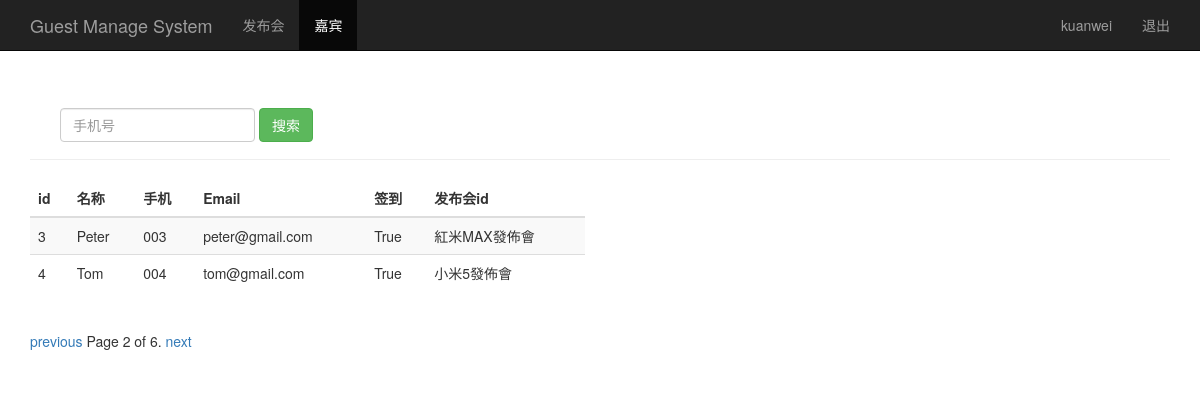
The page /guest_manage/?page=2 (signed in) on the database its author committed.
### sign/models.py (models this page shows, shortened)
class Guest(models.Model):
    event = models.ForeignKey(Event, on_delete=models.CASCADE)            # 关联发布会id
    realname = models.CharField(max_length=64)  # 姓名
    phone = models.CharField(max_length=16)     # 手机号
    email = models.EmailField()                 # 邮箱
    sign = models.BooleanField()                # 签到状态
    create_time = models.DateTimeField(auto_now=True)  # 创建时间（自动获取当前时间）
    class Meta:
        unique_together = ('phone', 'event')

class Event(models.Model):
    name = models.CharField(max_length=100)            # 发布会标题
    limit = models.IntegerField()                      # 限制人数
    status = models.BooleanField()                     # 状态
    address = models.CharField(max_length=200)         # 地址
    start_time = models.DateTimeField('events time')   # 发布会时间
    create_time = models.DateTimeField(auto_now=True)  # 创建时间（自动获取当前时间）
    def __str__(self):
        return self.name

### sign/views.py (the view)
# urls.py: url(r'^guest_manage/$', views.guest_manage),
@login_required
def guest_manage(request):
	username = request.session.get('user', '')
	guest_list = Guest.objects.all()
	paginator = Paginator(guest_list, 2)
	page = request.GET.get('page')
	try:
		contacts = paginator.page(page)
	except PageNotAnInteger:
		contacts = paginator.page(1)
	except EmptyPage:
		contacts = paginator.page(paginator.num_pages)
	return render(request, "guest_manage.html", {"user": username, "guests": contacts})

### templates/guest_manage.html (shortened to what this page needs)
<!DOCTYPE html>
<html>
<head>
	{% load bootstrap3 %}
	{% bootstrap_css %}
</head>
<body>
    <nav class="navbar navbar-inverse navbar-fixed-top">
      <div class="container">
        <div class="navbar-header">
          <a class="navbar-brand" href="/guest_manage/">Guest Manage System</a>
        </div>
        <div id="navbar" class="collapse navbar-collapse">
          <ul class="nav navbar-nav">
            <li><a href="/event_manage/">发布会</a></li>
            <li class="active"><a href="#about">嘉宾</a></li>
          </ul>
          <ul class="nav navbar-nav navbar-right">
           <li><a href="#">{{user}}</a></li>
           <li><a href="/logout/">退出</a></li>
         </ul>
        </div>
      </div>
    </nav>
    <div class="container theme-showcase" role="main" style="padding-top: 60px;">
      <div class="page-header">
        <div id="navbar" class="navbar-collapse collapse">
          <form class="navbar-form" method="get" action="/search_phone/">
            <div class="form-group">
              <input name="phone" type="text" placeholder="手机号" class="form-control">
            </div>
            <button type="submit" class="btn btn-success">搜索</button>
          </form>
        </div>
      </div>
      <div class="row">
        <div class="col-md-6">
          <table class="table table-striped">
            <thead>
              <tr>
                <th>id</th>
                <th>名称</th>
                <th>手机</th>
                <th>Email</th>
                <th>签到</th>
                <th>发布会id</th>
              </tr>
            </thead>
            <tbody>
              {% for guest in guests %}
                <tr>
                  <td>{{ guest.id }}</td>
                  <td>{{ guest.realname }}</td>
                  <td>{{ guest.phone }}</td>
                  <td>{{ guest.email }}</td>
                  <td>{{ guest.sign }}</td>
                  <td>{{ guest.event }}</td>
                </tr>
             {% endfor %}
            </tbody>
          </table>
        </div>
      </div>
    <div class="pagination">
      <span class="step-links">
        {% if guests.has_previous %}
          <a href="?phone={{ phone }}&page={{ guests.previous_page_number }}">previous</a>
        {% endif %}
          <span class="current">
            Page {{ guests.number }} of {{ guests.paginator.num_pages }}.
          </span>
        {% if guests.has_next %}
          {% if phone %}
            <a href="?phone={{ phone }}&page={{ guests.next_page_number }}">next</a>
          {% else %}
           <a href="?page={{ guests.next_page_number }}">next</a>
          {% endif %}
        {% endif %}
      </span>
    </div>
</body>
</html>

### rows shown on the page
Guest: id "3", realname "Peter", phone "003", email "peter@gmail.com", sign "True", event "紅米MAX發佈會"
Guest: id "4", realname "Tom", phone "004", email "tom@gmail.com", sign "True", event "小米5發佈會"

### other values the page prints
{{ user }} "kuanwei"
{{ guests.number }} "2"
{{ guests.paginator.num_pages }} "6"
